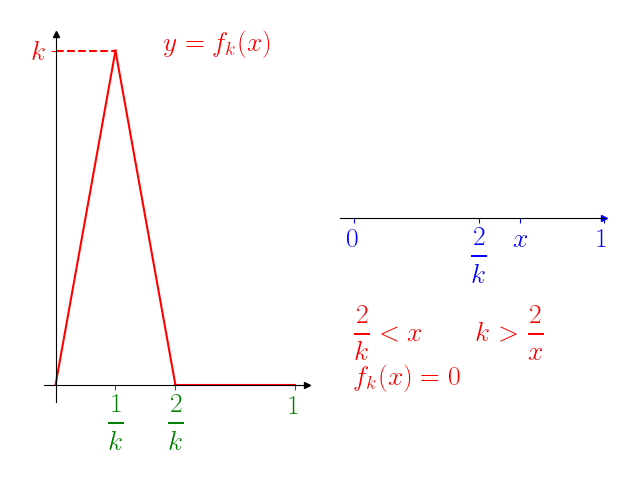

Write the Python code that produced this figure.
from matplotlib import pyplot
import matplotlib.pyplot as plt
import numpy as np 
import time

def Dtime(start):
    print("--- %s seconds ---" % (time.time() - start))

def plt_parameters():
    plt.rcParams['text.usetex'] = True #using latex
    params = {'font.size': 20, 'text.latex.preamble' : r"""
    \usepackage{amsmath} 
    \usepackage{amssymb}
    \usepackage{mathtools}
              
    \everymath{\displaystyle}
    """}
    #font size
    pyplot.rcParams.update(params)

def axis_limits(ax1, xmin, xmax, ymin, ymax):
    # Set identical scales for both axes
    ax1.set(xlim=(xmin, xmax), ylim=(ymin, ymax), aspect=1)

def set_position(ax1):
    # Set bottom and left spines as x and y axes of coordinate system
    ax1.spines['bottom'].set_position('zero')
    ax1.spines['left'].set_position('zero')

def remove_axes(ax1, *args):
    # Remove top and right spines
    if "n" in args or "N" in args: 
        ax1.spines['top'].set_visible(False)
    if "e" in args or "E" in args: 
        ax1.spines['right'].set_visible(False)
    if "s" in args or "S" in args: 
        ax1.spines['bottom'].set_visible(False)
    if "w" in args or "W" in args: 
        ax1.spines['left'].set_visible(False)

def x_y_axis_labels(ax1, args):
    # Create 'x' and 'y' labels placed at the end of the axes
    if "n" in args or "N" in args: 
        ax1.set_ylabel('$y$', labelpad=-21, y=1.02, rotation=0)
    if "e" in args or "E" in args: 
        ax1.set_xlabel('$x$', labelpad=-24, x=1.03)
    if "s" in args or "S" in args: 
        pass
    if "w" in args or "W" in args: 
        pass
    
def axis_arrows(ax1, c, args):
    # Draw arrows
    arrow_fmt = dict(markersize=4, color=c, clip_on=False)
    if "n" in args or "N" in args: 
        ax1.plot((0), (1), marker='^', transform=ax1.get_xaxis_transform(), **arrow_fmt)
    if "e" in args or "E" in args: 
        ax1.plot((1), (0), marker='>', transform=ax1.get_yaxis_transform(), **arrow_fmt)
    if "s" in args or "S" in args: 
        pass
    if "w" in args or "W" in args: 
        pass

def axis_label(ax1, xtic, xlab, ytic, ylab):
    ax1.set_xticks(xtic)
    ax1.set_xticklabels(xlab)
    ax1.set_yticks(ytic)
    ax1.set_yticklabels(ylab)

def x_label_color(ax1, color):
    ax1.tick_params(axis='x', colors=color)

def y_label_color(ax1, color):
    ax1.tick_params(axis='y', colors=color)

def plot_curves(ax1): 
    pass

def plot_segments(ax1):
    ax1.plot([0, 1/4], [0, 4], color="r")
    ax1.plot([1/4, 1/2], [4, 0], color="r")
    ax1.plot([1/2, 1], [0, 0], color="r")
    ax1.plot([0, 1/4], [4, 4], color="r", linestyle="--")

def plot_points(ax1):
    pass


def text(ax1, coor, text, c):
    #Add text
    ax1.text(coor[0], coor[1], text, color=c)


def save_file():
    file_name = str(__file__)[0:-1] + "ng"
    plt.savefig(file_name)


if __name__ == "__main__":
    START = time.time()
    plt_parameters()
    FIG, [AX, AX2] = plt.subplots(ncols=2, sharex=False, sharey=False)
    #XMIN, XMAX, YMIN, YMAX = -0.5, 1.5, -.1, 1
    #axis_limits(AX, XMIN, XMAX, YMIN, YMAX)
    set_position(AX)
    set_position(AX2)
    remove_axes(AX, "n", "e")
    remove_axes(AX2, "n", "e", "w")
    axis_arrows(AX, "k", ["n", "e"])
    axis_arrows(AX2, "b", "e")
    axis_label(AX, 
               xtic=[1/4, 1/2, 1], xlab=[r"$\frac{1}{k}$", r"$\frac{2}{k}$", r"$1$"],
               ytic=[4], ylab=[r"$k$"])
    axis_label(AX2, xtic=[0, 1/2, 2/3, 1], xlab=[r"$0$", r"$\frac{2}{k}$", r"$x$", r"$1$"],
                ytic=[], ylab=[])
    x_label_color(AX, "g")
    y_label_color(AX, "r")
    x_label_color(AX2, "b")
    plot_segments(AX)
    plot_points(AX)
    text(AX, coor=[1/4 + .2, 4], text=r"$y=f_k(x)$", c="r")
    text(AX2, coor=[0, -.05], text=r"""$$\frac{2}{k}<x \qquad k>\frac{2}{x}$$
                                       $$\quad f_k(x)=0$$""", c="r")
    plt.tight_layout()
    save_file()
    Dtime(START)
    plt.show()
